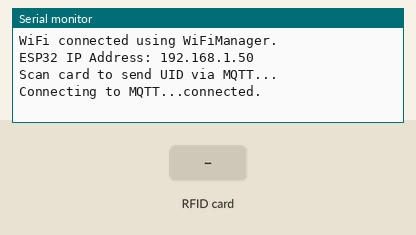
The sketch below on a simulated ESP32. On the bench: the last lines printed to the serial monitor. The test bench sets the inputs (shaded band). WiFi joins after 1.5 s; servers stay silent unless stated; no MQTT or app messages arrive unless stated.

Above: at 2.7 s.
2.8 s: RFID card 12 34 56 78 held to the reader
At 3.8 s:
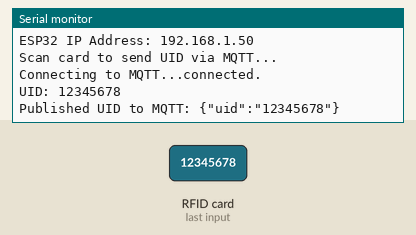
4.3 s: RFID card 5E 7A 19 C4 held to the reader
At 5.5 s:
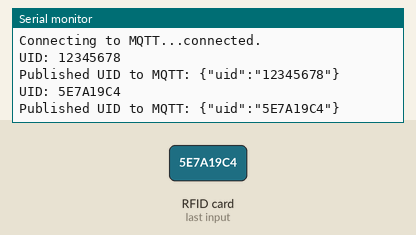

The sketch:

ReadNUID.ino
```cpp
#include <WiFi.h>
#include <PubSubClient.h>
#include <WiFiManager.h>
#include <MFRC522v2.h>
#include <MFRC522DriverSPI.h>
#include <MFRC522DriverPinSimple.h>
#include <MFRC522Debug.h>

// MQTT broker settings
const char* mqtt_server = "broker.emqx.io";  // replace with your MQTT broker
const int mqtt_port = 1883;
const char* mqtt_topic = "jerukliar/send_id_rfid/";

WiFiClient espClient;
PubSubClient client(espClient);

// RFID setup
MFRC522DriverPinSimple ss_pin(5);
MFRC522DriverSPI driver{ss_pin};
MFRC522 mfrc522{driver};

void connectToMQTT() {
  while (!client.connected()) {
    Serial.print("Connecting to MQTT...");
    if (client.connect("ESP32_RFID_Client")) {
      Serial.println("connected.");
    } else {
      Serial.print("failed, rc=");
      Serial.print(client.state());
      Serial.println(" try again in 2 seconds");
      delay(2000);
    }
  }
}

void setup() {
  Serial.begin(115200);

  // Setup WiFi using WiFiManager
  WiFiManager wm;
  bool res = wm.autoConnect("ESP32-RFID-Setup", "12345678");

  if (!res) {
    Serial.println("WiFiManager failed to connect. Restarting...");
    ESP.restart();
  }

  Serial.println("WiFi connected using WiFiManager.");
  Serial.print("ESP32 IP Address: ");
  Serial.println(WiFi.localIP());

  client.setServer(mqtt_server, mqtt_port);

  mfrc522.PCD_Init();
  MFRC522Debug::PCD_DumpVersionToSerial(mfrc522, Serial);
  Serial.println(F("Scan card to send UID via MQTT..."));
}

void loop() {
  if (!client.connected()) {
    connectToMQTT();
  }
  client.loop();

  if (!mfrc522.PICC_IsNewCardPresent()) {
    return;
  }

  if (!mfrc522.PICC_ReadCardSerial()) {
    return;
  }

  // Convert UID to HEX string
  String uidStr = "";
  for (byte i = 0; i < mfrc522.uid.size; i++) {
    if (mfrc522.uid.uidByte[i] < 0x10) {
      uidStr += "0";
    }
    uidStr += String(mfrc522.uid.uidByte[i], HEX);
  }
  uidStr.toUpperCase();

  Serial.println("UID: " + uidStr);

  // Build JSON string and publish
  String jsonPayload = "{\"uid\":\"" + uidStr + "\"}";
  client.publish(mqtt_topic, jsonPayload.c_str());
  Serial.println("Published UID to MQTT: " + jsonPayload);

  mfrc522.PICC_HaltA();
  mfrc522.PCD_StopCrypto1();

  delay(2000);
}
```

Measured:
- after the input at 2.8 s, the serial monitor: prints a new line at once (image 1)
- after the input at 4.3 s, the serial monitor: prints a new line after 0.52 s (image 2)
